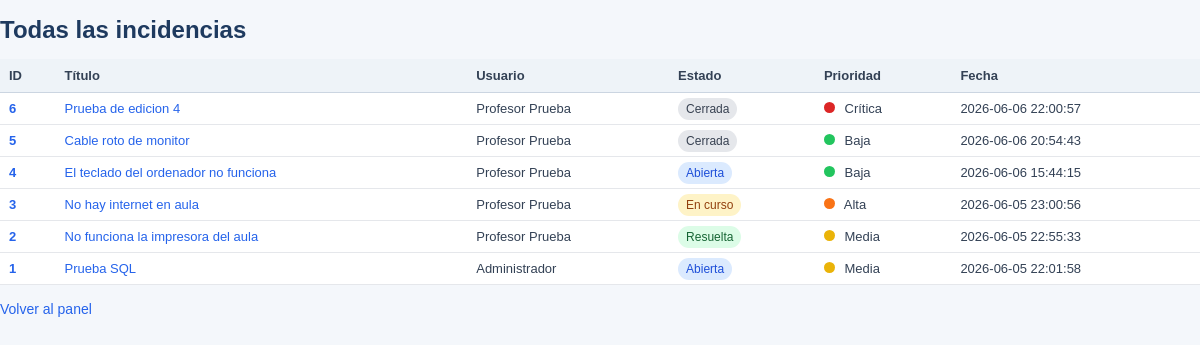
Page /incidencias/listar.php (signed in) on the committed database.
### tables this page shows
CREATE TABLE `incidencias` (
  `id_incidencia` int NOT NULL,
  `titulo` varchar(200) NOT NULL,
  `descripcion` text NOT NULL,
  `fecha_creacion` timestamp NULL DEFAULT CURRENT_TIMESTAMP,
  `id_usuario` int NOT NULL,
  `id_estado` int NOT NULL,
  `id_prioridad` int NOT NULL,
  `id_categoria` int NOT NULL,
  `tecnico_asignado` int DEFAULT NULL
);

CREATE TABLE `usuarios` (
  `id_usuario` int NOT NULL,
  `nombre` varchar(100) NOT NULL,
  `email` varchar(150) NOT NULL,
  `password` varchar(255) NOT NULL,
  `rol` enum('admin','tecnico','usuario') DEFAULT 'usuario',
  `fecha_creacion` timestamp NULL DEFAULT CURRENT_TIMESTAMP
);

CREATE TABLE `estados` (
  `id_estado` int NOT NULL,
  `nombre_estado` varchar(50) NOT NULL
);

CREATE TABLE `prioridades` (
  `id_prioridad` int NOT NULL,
  `nombre_prioridad` varchar(50) NOT NULL
);

### incidencias/listar.php (the view, shortened to what this page needs)
<?php
require_once '../config/database.php';
$sql = " SELECT
	i.id_incidencia,
	i.titulo,
	i.fecha_creacion,
	u.nombre AS usuario,
	e.nombre_estado,
	p.nombre_prioridad
FROM incidencias i
	INNER JOIN usuarios u
		ON i.id_usuario = u.id_usuario
	INNER JOIN estados e
		ON i.id_estado = e.id_estado
	INNER JOIN prioridades p
		ON i.id_prioridad = p.id_prioridad
	ORDER BY i.fecha_creacion DESC
	";
$stmt = $conexion->query($sql);
$incidencias = $stmt->fetchAll(PDO::FETCH_ASSOC);
?>
<!DOCTYPE html>
<html lang="es">
<head>
<link rel="stylesheet" href="../assets/css/style.css">
</head>
<body>
<h1>Todas las incidencias</h1>
<table class="ticket-table">
<tr>
	<th>ID</th>
	<th>Título</th>
	<th>Usuario</th>
	<th>Estado</th>
	<th>Prioridad</th>
	<th>Fecha</th>
</tr>
<?php foreach($incidencias as $incidencia): ?>
<tr>
	<td><span class="ticket-id">
		<?php echo $incidencia['id_incidencia']; ?></span>
	</td>
	<td>
		<a href="ver.php?id=<?php echo $incidencia['id_incidencia']; ?>">
		<?php echo $incidencia['titulo']; ?>
	</td>
	<td> <?php echo $incidencia['usuario']; ?> </td>
	<td> <?php
		$estadoClase = strtolower($incidencia['nombre_estado']);
		if ($estadoClase == 'en curso') {
		    $estadoClase = 'curso';
		}?>
		<span class="estado estado-<?php echo $estadoClase; ?>">
		<?php echo htmlspecialchars($incidencia['nombre_estado']); ?></span>
	</td>
	<td>
		<?php
		$prioridadClase = strtolower($incidencia['nombre_prioridad']);
		if ($prioridadClase == 'crítica') {
		    $prioridadClase = 'critica';
		}?>
		<span class="priority-dot priority-<?php echo $prioridadClase; ?>"></span>
		<?php echo htmlspecialchars($incidencia['nombre_prioridad']); ?>
	</td>
	<td>
		 <?php echo $incidencia['fecha_creacion']; ?>
	</td>
</tr>
<?php endforeach; ?>
</table>
<br>
<a href="../dashboard.php"> Volver al panel</a>
</body>
</html>

### assets/style.css (style rules this page uses)
* { box-sizzing: border-box; }
body { margin: 0; font-family: Arial, Helvetica, sans-serif; background: #f4f7fb; color: #1f2937; font-size: 14px; }
h1 { font-size: 24px; margin-bottom: 15px; color: #1e3a5f; }
a { color: #2563eb; text-decoration: none; }
.ticket-table { width:100%; border-collapse: collapse; background: white; font-size: 13px; }
.ticket-table th { background: #eef3f8; color: #334155; text-align: left; padding: 9px; border-bottom: 1px solid #cbd5e1; font-weight: bold; }
.ticket-table td { padding: 8px 9px; border-bottom: 1px solid #e5e7eb; color: #334155; }
.ticket-id { color: #2563eb; font-weight: bold; }
.priority-dot { width: 11px; height: 11px; border-radius: 50%; display: inline-block; margin-right: 6px; }
.priority-baja { background: #22c55e; }
.priority-media { background: #eab308; }
.priority-alta { background: #f97316; }
.priority-critica { background: #dc2626; }
.estado { padding: 4px 8px; border-radius: 12px; background: #e2e8f0; font-size: 12px; }
.estado-abierta { background: #dbeafe; color: #1d4ed8; }
.estado-curso { background: #fef3c7; color: #92400e; }
.estado-resuelta { background: #dcfce7; color: #166534; }
.estado-cerrada { background: #e5e7eb; color: #374151; }

### rows in the picture
incidencias: id_incidencia "6", titulo "Prueba de edicion 4", id_usuario.nombre "Profesor Prueba", id_estado.nombre_estado "Cerrada", id_prioridad.nombre_prioridad "Crítica", fecha_creacion "2026-06-06 22:00:57"
incidencias: id_incidencia "5", titulo "Cable roto de monitor", id_usuario.nombre "Profesor Prueba", id_estado.nombre_estado "Cerrada", id_prioridad.nombre_prioridad "Baja", fecha_creacion "2026-06-06 20:54:43"
incidencias: id_incidencia "4", titulo "El teclado del ordenador no funciona", id_usuario.nombre "Profesor Prueba", id_estado.nombre_estado "Abierta", id_prioridad.nombre_prioridad "Baja", fecha_creacion "2026-06-06 15:44:15"
incidencias: id_incidencia "3", titulo "No hay internet en aula", id_usuario.nombre "Profesor Prueba", id_estado.nombre_estado "En curso", id_prioridad.nombre_prioridad "Alta", fecha_creacion "2026-06-05 23:00:56"
incidencias: id_incidencia "2", titulo "No funciona la impresora del aula", id_usuario.nombre "Profesor Prueba", id_estado.nombre_estado "Resuelta", id_prioridad.nombre_prioridad "Media", fecha_creacion "2026-06-05 22:55:33"
incidencias: id_incidencia "1", titulo "Prueba SQL", id_usuario.nombre "Administrador", id_estado.nombre_estado "Abierta", id_prioridad.nombre_prioridad "Media", fecha_creacion "2026-06-05 22:01:58"
